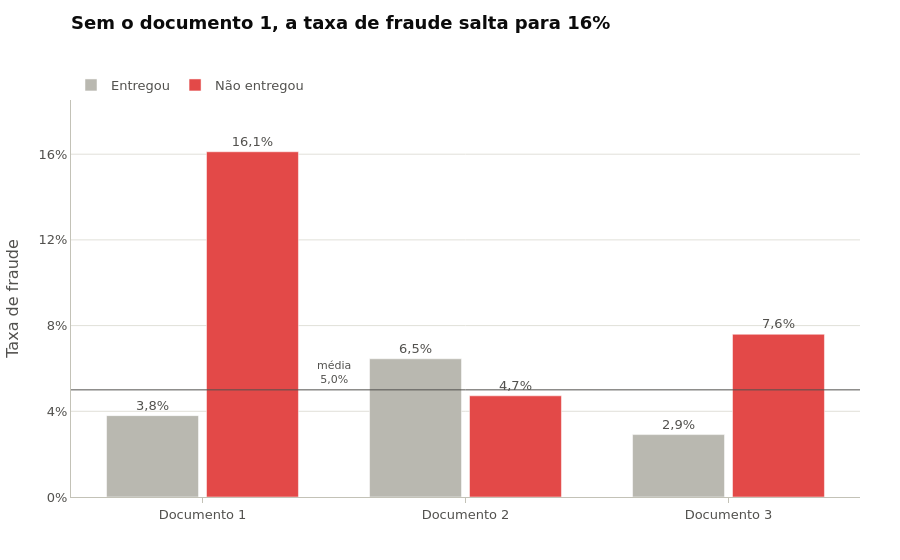

The cell this chart's notebook holds for it:
### Markdown cell above
### plotly

O `plotly.express` (`px`) tem a sintaxe mais parecida com a do seaborn: `x`, `y` e `color` apontam para colunas.

| Personalização | Código | Efeito |
|---|---|---|
| Barras agrupadas | `barmode="group"` | Lado a lado (o padrão do plotly é empilhar: `"relative"`) |
| Cores e ordem | `color_discrete_map=CORES_ENTREGA`, `category_orders={...}` | Mesmo papel de `palette` e `hue_order` |
| Rótulos | `texttemplate="%{y:.1f}%"`, `textposition="outside"` | Valor com 1 casa decimal acima da barra |
| Hover | `hovertemplate="...<extra></extra>"` | Texto ao passar o mouse; `<extra></extra>` esconde a caixinha com o nome do grupo |
| Linha de referência | `fig.add_hline(...)` + `fig.add_annotation(...)` | Linha horizontal + texto posicionado no vão entre os grupos |
| Ticks redondos | `dtick=4` | Um tick a cada 4 pontos percentuais |
| Respiro | `bargap`, `bargroupgap` | Espaço entre grupos e entre barras do grupo |
| Nomes dos eixos | `labels={"coluna": "Nome bonito"}` | Renomeia eixos, legenda e hover de uma vez |

Interatividade grátis: clique num item da legenda para esconder o grupo; dê duplo clique para isolá-lo.

### Code cell
fig = px.bar(
    taxa_docs, x="documento", y="taxa_fraude", color="entregou",
    barmode="group",
    color_discrete_map=CORES_ENTREGA,
    category_orders={"entregou": ORDEM_ENTREGA, "documento": DOCUMENTOS},
    labels={"documento": "", "taxa_fraude": "Taxa de fraude", "entregou": ""},
    title=TITULO_BARRAS,
)

fig.update_traces(
    texttemplate="%{y:.1f}%", textposition="outside", textfont_color=TINTA_SECUNDARIA,
    hovertemplate="%{x} · %{fullData.name}<br>Taxa de fraude: %{y:.2f}%<extra></extra>",
)
fig.add_hline(y=TAXA_MEDIA, line_width=1, line_color=TINTA_SECUNDARIA)
fig.add_annotation(   # x=0.5: no vão entre os grupos (eixo de categorias também aceita posição numérica)
    x=0.5, y=TAXA_MEDIA, text=f"média<br>{formatar_numero(TAXA_MEDIA, 1)}%",
    showarrow=False, yanchor="bottom", yshift=2, font=dict(size=11, color=TINTA_SECUNDARIA),
)
fig.update_yaxes(ticksuffix="%", dtick=4, range=[0, taxa_docs["taxa_fraude"].max() * 1.15])
fig.update_layout(bargap=0.24, bargroupgap=0.08,
                  legend=dict(orientation="h", x=0, xanchor="left", y=1, yanchor="bottom"))

fig.show()

### Figure 1 — Plotly figure (JSON) as saved in the notebook; plotly's stock layout.template omitted (floating-point values rounded to 4 significant figures)
{"data": [{"alignmentgroup": "True", "hovertemplate": "%{x} · %{fullData.name}<br>Taxa de fraude: %{y:.2f}%<extra></extra>", "legendgroup": "Entregou", "marker": {"color": "#b9b8b0", "pattern": {"shape": ""}}, "name": "Entregou", "offsetgroup": "Entregou", "orientation": "v", "showlegend": true, "textfont": {"color": "#52514e"}, "textposition": "outside", "texttemplate": "%{y:.1f}%", "type": "bar", "x": ["Documento 1", "Documento 2", "Documento 3"], "xaxis": "x", "y": [3.797, 6.451, 2.912], "yaxis": "y"}, {"alignmentgroup": "True", "hovertemplate": "%{x} · %{fullData.name}<br>Taxa de fraude: %{y:.2f}%<extra></extra>", "legendgroup": "Não entregou", "marker": {"color": "#e34948", "pattern": {"shape": ""}}, "name": "Não entregou", "offsetgroup": "Não entregou", "orientation": "v", "showlegend": true, "textfont": {"color": "#52514e"}, "textposition": "outside", "texttemplate": "%{y:.1f}%", "type": "bar", "x": ["Documento 1", "Documento 2", "Documento 3"], "xaxis": "x", "y": [16.11, 4.722, 7.595], "yaxis": "y"}], "layout": {"annotations": [{"font": {"color": "#52514e", "size": 11}, "showarrow": false, "text": "média<br>5,0%", "x": 0.5, "y": 5, "yanchor": "bottom", "yshift": 2}], "bargap": 0.24, "bargroupgap": 0.08, "barmode": "group", "legend": {"orientation": "h", "title": {"text": ""}, "tracegroupgap": 0, "x": 0, "xanchor": "left", "y": 1, "yanchor": "bottom"}, "shapes": [{"line": {"color": "#52514e", "width": 1}, "type": "line", "x0": 0, "x1": 1, "xref": "x domain", "y0": 5, "y1": 5, "yref": "y"}], "title": {"text": "Sem o documento 1, a taxa de fraude salta para 16%"}, "xaxis": {"anchor": "y", "categoryarray": ["Documento 1", "Documento 2", "Documento 3"], "categoryorder": "array", "domain": [0, 1], "title": {"text": ""}}, "yaxis": {"anchor": "x", "domain": [0, 1], "dtick": 4, "range": [0, 18.53], "ticksuffix": "%", "title": {"text": "Taxa de fraude"}}}}
